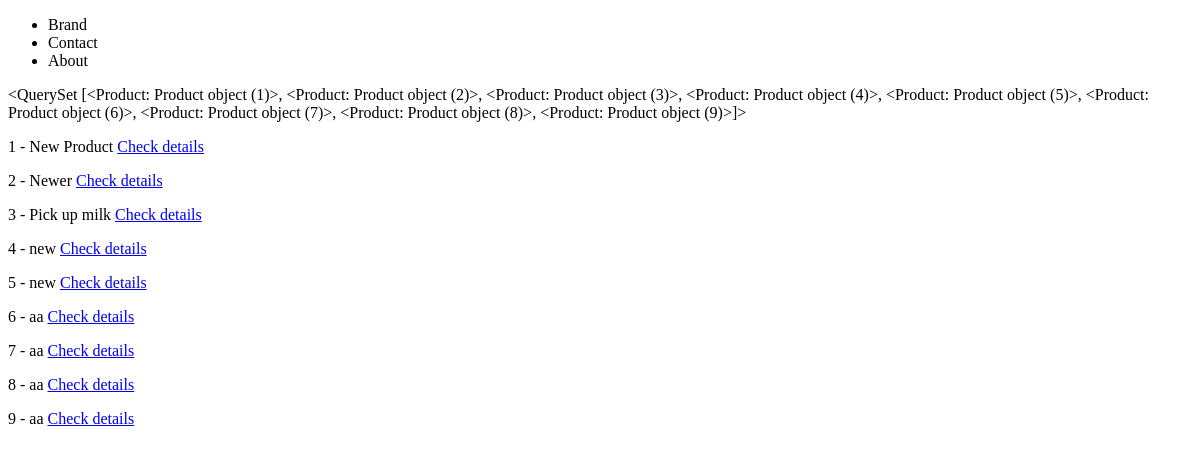
Before: /products/ with the older database file.
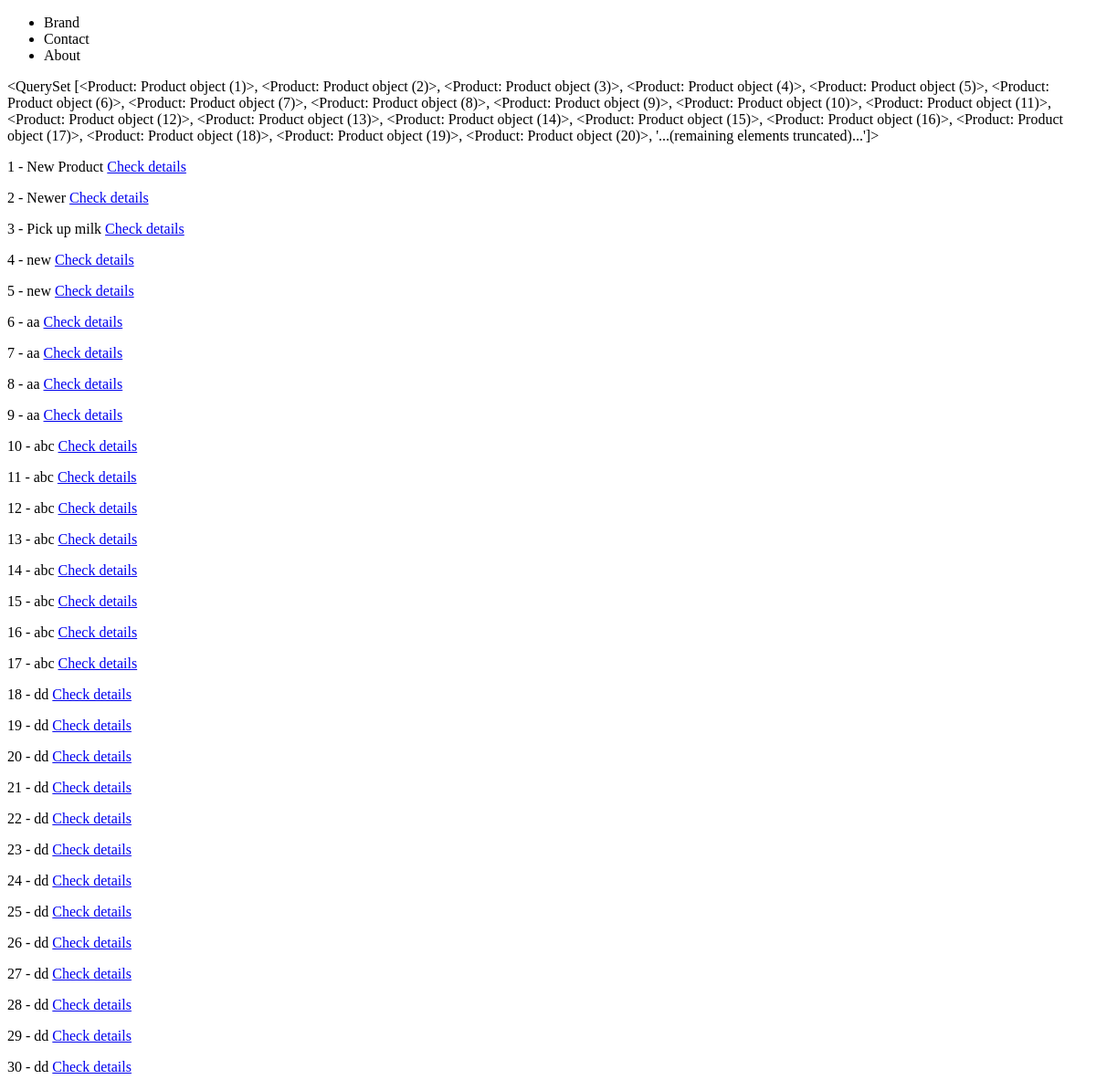
After: the same page with the newer database file.
### products/models.py (models this page shows)
class Product(models.Model) :
	title = models.CharField(max_length=120) # max_length = required
	description = models.TextField(blank = True, null = True)
	price = models.DecimalField(decimal_places=2,max_digits=10000)
	summary = models.TextField(blank=False, null=False) # blank 는 database와 상관없다.
	featured = models.BooleanField(default=False) # null=True, default=True
	def get_absolute_url(self):
		return reverse("products:product-detail", kwargs={'my_id': self.id})# f"/products/{self.id}/"

### products/views.py (the view)
# urls.py: path('', product_list_view)
def product_list_view(request):
	queryset = Product.objects.all()
	context = {
		"object_list": queryset
	}
	return render(request,"products/product_list.html", context)

### products/templates/products/product_list.html
{% extends 'base.html' %}
{% block content %}
{{object_list}}
{% for instance in object_list %}
    <p>{{instance.id}} - {{instance.title}} <a href = {{instance.get_absolute_url}}>Check details</a></p>
{% endfor %}
{% endblock %}

Changed rows visible on the page:
computed for Product "New Product": id "…(8)>, <Product: Product object (9)>]>" → "…(8)>, <Product: Product object (9)>, <Product: Product object (10)>, <Product: Product object (11)>, <Product: Product object (12)>, <Product: Product object (13)>, <Product: Product object (14)>, <Product: Product object (15)>, <Product: Product object (16)>, <Product: Product object (17)>, <Product: Product object (18)>, <Product: Product object (19)>, <Product: Product object (20)>, '...(remaining elements truncated)...']>"
added Product: id "10", title "abc"
added Product: id "11", title "abc"
added Product: id "12", title "abc"
added Product: id "13", title "abc"
added Product: id "14", title "abc"
added Product: id "15", title "abc"
added Product: id "16", title "abc"
added Product: id "17", title "abc"
added Product: id "18", title "dd"
added Product: id "19", title "dd"
added Product: id "20", title "dd"
added Product: id "21", title "dd"
added Product: id "22", title "dd"
added Product: id "23", title "dd"
added Product: id "24", title "dd"
added Product: id "25", title "dd"
added Product: id "26", title "dd"
added Product: id "27", title "dd"
added Product: id "28", title "dd"
added Product: id "29", title "dd"
added Product: id "30", title "dd"
